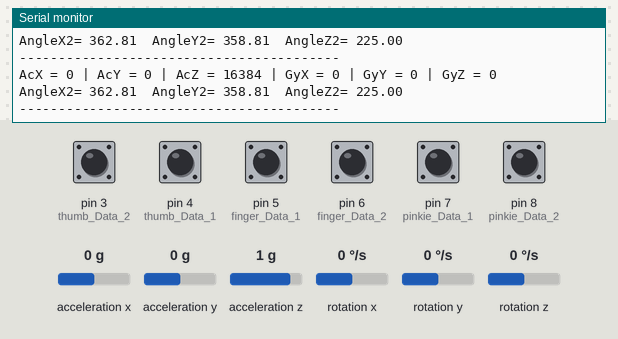
Recording of a sketch running on a simulated Arduino Uno, built with avr-gcc and run on an emulated ATmega328P. On the bench: the last lines printed to the serial monitor. Wiring (inferred from the names in the program): MPU-6050 motion sensor at I2C address 0x68; MPU-6050 motion sensor at I2C address 0x69. The inputs (shaded band) are chosen by the test bench; at power-on: pin 3 (thumb_Data_2), pin 4 (thumb_Data_1), pin 5 (finger_Data_1), pin 6 (finger_Data_2), pin 7 (pinkie_Data_1), pin 8 (pinkie_Data_2) HIGH, acceleration x 0 g, acceleration y 0 g, acceleration z 1 g, rotation x 0 °/s, rotation y 0 °/s, rotation z 0 °/s.

Above: at 2.2 s.
2.3 s: acceleration x set to -1.4 g
At 2.75 s:
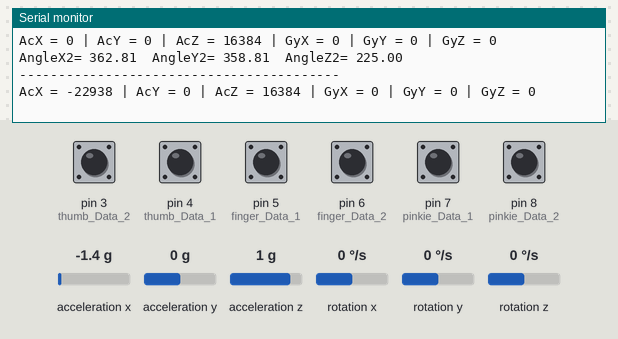
4.7 s: pin 3 (thumb_Data_2) pulled LOW for 1 s
At 5.13 s:
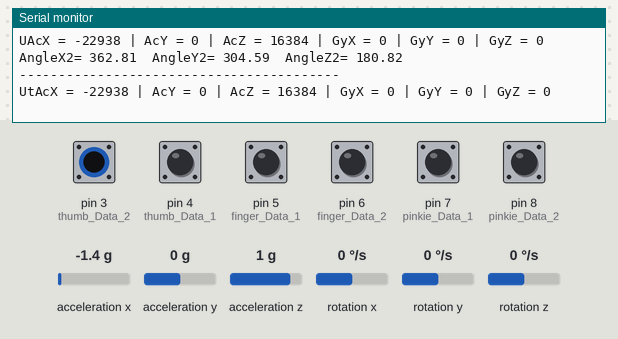
7.2 s: pin 4 (thumb_Data_1) pulled LOW for 1 s
At 7.65 s:
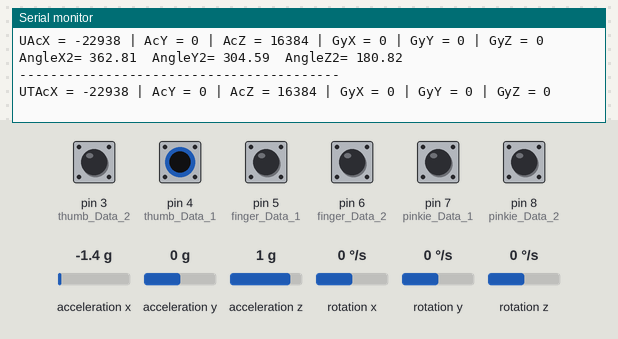
9.7 s: pin 5 (finger_Data_1) pulled LOW for 1 s
At 10.17 s:
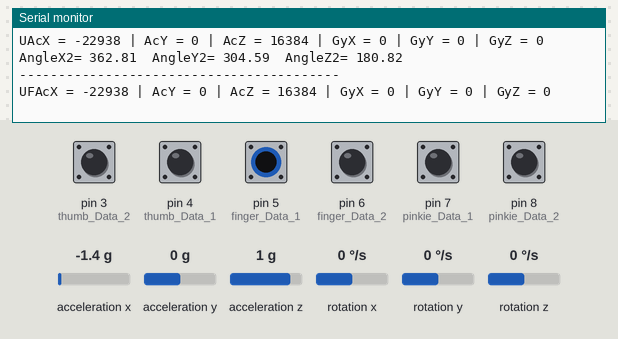
12.2 s: pin 6 (finger_Data_2) pulled LOW for 1 s
At 12.68 s:
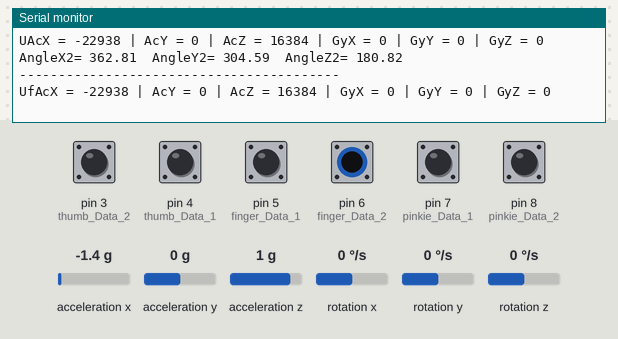
14.7 s: pin 7 (pinkie_Data_1) pulled LOW for 1 s
At 15.19 s:
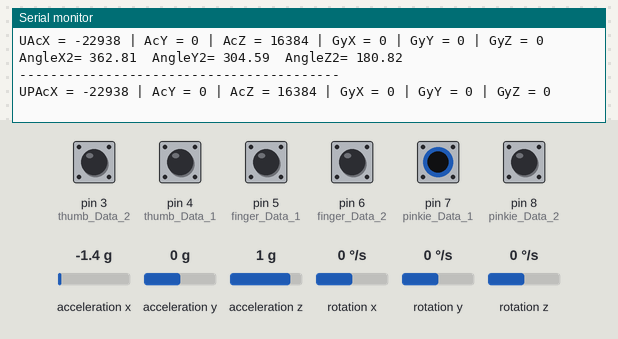

Measured:
- after the input at 2.3 s, the serial monitor: prints a new line after 0.32 s (image 1)
- after the input at 4.7 s, the serial monitor: prints a new line after 0.25 s (image 2)
- after the input at 7.2 s, the serial monitor: prints a new line after 0.27 s (image 3)
- after the input at 9.7 s, the serial monitor: prints a new line after 0.29 s (image 4)
- after the input at 12.2 s, the serial monitor: prints a new line after 0.31 s (image 5)
- after the input at 14.7 s, the serial monitor: prints a new line after 0.32 s (image 6)

The sketch:

glove_code.ino
```cpp
/* **********************************************************************************
Автор: Докукин Дмитрий
Ссылка на github: https://github.com/DokukinDmitry/Asian-beaver
Дата: 14.02.2023
Описание: Роботизированная перчатка (КМ) для управления манипулятором с помощью Bluetooth.
*********************************************************************************** */

#include <SoftwareSerial.h>
#include <Wire.h>

// Подключение

// Создаем переменные для кнопок
int pinkie_1 = 0; // кнопка на мизинце 1
int pinkie_2 = 0; // кнопка на мизинце 2
int finger_1 = 0; // кнопка на указательном пальце 1
int finger_2 = 0; // кнопка на указательном пальце 2
int thumb_1 = 0; // кнопка на запястье пальце 1
int thumb_2 = 0; // кнопка на запястье пальце 2

// Задаем порты для кнопок
int pinkie_Data_1 = 7;
int pinkie_Data_2 = 8;
int finger_Data_1 = 5;
int finger_Data_2 = 6;
int thumb_Data_1 = 4;
int thumb_Data_2 = 3;

// const int MPU_addr = 0x68;
const int MPU2 = 0x69, MPU1 = 0x68;

// Первый MPU6050
int16_t AcX1, AcY1, AcZ1, Tmp1, GyX1, GyY1, GyZ1;
int minVal = 265;
int maxVal = 402;
double x;
double y;
double z;

// Второй   MPU6050
int16_t AcX2, AcY2, AcZ2, Tmp2, GyX2, GyY2, GyZ2;
int minVal2 = 265;
int maxVal2 = 402;
double x2;
double y2;
double z2;

// Как часто отправлять значения манипулятору робота
int response_time = 100;

void setup() {
  pinMode(pinkie_Data_1, INPUT_PULLUP);
  pinMode(pinkie_Data_2, INPUT_PULLUP);
  pinMode(finger_Data_1, INPUT_PULLUP);
  pinMode(finger_Data_2, INPUT_PULLUP);
  pinMode(thumb_Data_1, INPUT_PULLUP);
  pinMode(thumb_Data_2, INPUT_PULLUP);

  Wire.begin();
  Wire.beginTransmission(MPU1);
  Wire.write(0x6B);// PWR_MGMT_1 регистр
  Wire.write(0); // установить в ноль (пробуждает MPU-6050)
  Wire.endTransmission(true); Wire.begin();
  Wire.beginTransmission(MPU2);
  Wire.write(0x6B);// PWR_MGMT_1 регистр
  Wire.write(0); // установить в ноль (пробуждает MPU-6050
  Wire.endTransmission(true);
  Serial.begin(4800);
  delay(1000);

}
void loop() {

  // получаем значения для первого микропроцессора с адресом 0x68
  GetMpuValue1(MPU1);
  //Serial.prinlnt("  ");
  delay(10);

  // получаем значения для второго процессора с адресом 0x69
  GetMpuValue2(MPU2);
  //Serial.println("");
  delay(10);

  // Распечатать значение, основанное на изменении координат XYZ 1-го или 2-го MPU

  // Двигаться влево
  if ( x > 15 && x < 55 && y < 30) {
    Serial.print("L");
    delay(response_time);
  }

  // Двигаемся вправо
  if ( x < 310 && x > 270) {
    Serial.print("R");
    delay(response_time);
  }

  // Гриппер вверх
  if ( y > 60 && y < 80) {
    Serial.print("G");
    delay(response_time);
  }

  // Гриппер вниз
  if ( y < 310 && y > 270) {
    Serial.print("U");
    delay(response_time);
  }

  // Двигаемся вправо
  if ( y2 > 50 && y2 < 85) {
    Serial.print("C");
    delay(response_time);
  }

  // Движение влево --- Правая рука
  if ( y2 < 160 && y2 > 120) {
    Serial.print("c");
    delay(response_time);

  }

  // считываем значения с кнопок в Arduino
  pinkie_1 = digitalRead(pinkie_Data_1);
  pinkie_2 = digitalRead(pinkie_Data_2);
  finger_1 = digitalRead(finger_Data_1);
  finger_2 = digitalRead(finger_Data_2);
  thumb_1 = digitalRead(thumb_Data_1);
  thumb_2 = digitalRead(thumb_Data_2);

  // Мизинец
  if (pinkie_1 == LOW) {
    Serial.print("P");
    delay(response_time);

  }
  if (pinkie_2 == LOW) {
    Serial.print("p");
    delay(response_time);
  }


  // запястье 1 - запястье (вращение базы)
  if (thumb_1 == LOW) {
    Serial.print("T");
    delay(response_time);
  }

  if (thumb_2 == LOW) {
    Serial.print("t");
    delay(response_time);
  }

  // указательный палец 1 - клешня закрыть/открыть
  if (finger_1 == LOW) {
    Serial.print("F");
    delay(response_time);
  }

  if (finger_2 == LOW) {
    Serial.print("f");
    delay(response_time);
  }
  else {
    delay(5);
  }
}

void GetMpuValue1(const int MPU) {

  Wire.beginTransmission(MPU);
  Wire.write(0x3B); // начиная с регистра 0x3B (ACCEL_XOUT_H)
  Wire.endTransmission(false);
  Wire.requestFrom(MPU, 14, true); // запрашиваем всего 14 регистров

  AcX1 = Wire.read() << 8 | Wire.read(); // 0x3B (ACCEL_XOUT_H) & 0x3C (ACCEL_XOUT_L)
  AcY1 = Wire.read() << 8 |  Wire.read(); // 0x3D (ACCEL_YOUT_H) & 0x3E (ACCEL_YOUT_L)
  AcZ1 = Wire.read() << 8 | Wire.read(); // 0x3F (ACCEL_ZOUT_H) & 0x40 (ACCEL_ZOUT_L)

  Tmp1 = Wire.read() << 8 | Wire.read(); // 0x41 (TEMP_OUT_H) & 0x42 (TEMP_OUT_L)

  int xAng = map(AcX1, minVal, maxVal, -90, 90);
  int yAng = map(AcY1, minVal, maxVal, -90, 90);
  int zAng = map(AcZ1, minVal, maxVal, -90, 90);

  GyX1 = Wire.read() << 8 | Wire.read(); // 0x43 (GYRO_XOUT_H) & 0x44 (GYRO_XOUT_L)
  GyY1 = Wire.read() << 8 | Wire.read(); // 0x45 (GYRO_YOUT_H) & 0x46 (GYRO_YOUT_L)
  GyZ1 = Wire.read() << 8 | Wire.read(); // 0x47 (GYRO_ZOUT_H) & 0x48 (GYRO_ZOUT_L)

  x = RAD_TO_DEG * (atan2(-yAng, -zAng) + PI) + 4; //смещение на 4 градуса, чтобы вернуться к нулю
  y = RAD_TO_DEG * (atan2(-xAng, -zAng) + PI);
  z = RAD_TO_DEG * (atan2(-yAng, -xAng) + PI);

  // -- Комментарий для отладки первого MPU
  //  Serial.print("AngleX= ");
  //  Serial.print(x);
  //  Serial.print("\t");

  //  Serial.print("AngleY= ");
  //  Serial.print(y);
  //  Serial.print("\t");

  //  Serial.print("AngleZ= ");
  //  Serial.print(z);
  //  Serial.print("\t");
  //  Serial.println("-----------------------------------------");


  //  Serial.print("AcX = ");
  //  Serial.print(AcX1);
  //  Serial.print(" | AcY = ");
  //  Serial.print(AcY1);
  //  Serial.print(" | AcZ = ");
  //  Serial.print(AcZ1);
  //  Serial.print(" | GyX = ");
  //  Serial.print(GyX1);
  //  Serial.print(" | GyY = ");
  //  Serial.print(GyY1);
  //  Serial.print(" | GyZ = ");
  //  Serial.println(GyZ1);
}

void GetMpuValue2(const int MPU) {

  Wire.beginTransmission(MPU);
  Wire.write(0x3B); // начиная с регистра 0x3B (ACCEL_XOUT_H)
  Wire.endTransmission(false);
  Wire.requestFrom(MPU, 14, true); // запрашиваем всего 14 регистров
  AcX2 = Wire.read() << 8 | Wire.read(); // 0x3B (ACCEL_XOUT_H) & 0x3C (ACCEL_XOUT_L)
  AcY2 = Wire.read() << 8 |  Wire.read(); // 0x3D (ACCEL_YOUT_H) & 0x3E (ACCEL_YOUT_L)
  AcZ2 = Wire.read() << 8 | Wire.read(); // 0x3F (ACCEL_ZOUT_H) & 0x40 (ACCEL_ZOUT_L)

  Tmp2 = Wire.read() << 8 | Wire.read(); // 0x41 (TEMP_OUT_H) & 0x42 (TEMP_OUT_L)

  int xAng2 = map(AcX2, minVal2, maxVal2, -90, 90);
  int yAng2 = map(AcY2, minVal2, maxVal2, -90, 90);
  int zAng2 = map(AcZ2, minVal2, maxVal2, -90, 90);

  GyX2 = Wire.read() << 8 | Wire.read(); // 0x43 (GYRO_XOUT_H) & 0x44 (GYRO_XOUT_L)
  GyY2 = Wire.read() << 8 | Wire.read(); // 0x45 (GYRO_YOUT_H) & 0x46 (GYRO_YOUT_L)
  GyZ2 = Wire.read() << 8 | Wire.read(); // 0x47 (GYRO_ZOUT_H) & 0x48 (GYRO_ZOUT_L)

  x2 = RAD_TO_DEG * (atan2(-yAng2, -zAng2) + PI) + 4; // смещение на 4 градуса, чтобы вернуться к нулю
  y2 = RAD_TO_DEG * (atan2(-xAng2, -zAng2) + PI);
  z2 = RAD_TO_DEG * (atan2(-yAng2, -xAng2) + PI);

  //    -- Комментарий для отладки второго MPU
     Serial.print("AcX = ");
     Serial.print(AcX2);
     Serial.print(" | AcY = ");
     Serial.print(AcY2);
     Serial.print(" | AcZ = ");
     Serial.print(AcZ2);
     Serial.print(" | GyX = ");
     Serial.print(GyX2);
     Serial.print(" | GyY = ");
     Serial.print(GyY2);
     Serial.print(" | GyZ = ");
     Serial.println(GyZ2);

     Serial.print("AngleX2= ");
     Serial.print(x2);
     Serial.print("\t");

     Serial.print("AngleY2= ");
     Serial.print(y2);
     Serial.print("\t");

     Serial.print("AngleZ2= ");
     Serial.print(z2);
     Serial.print("\t");
   Serial.println("-----------------------------------------");

}
```
